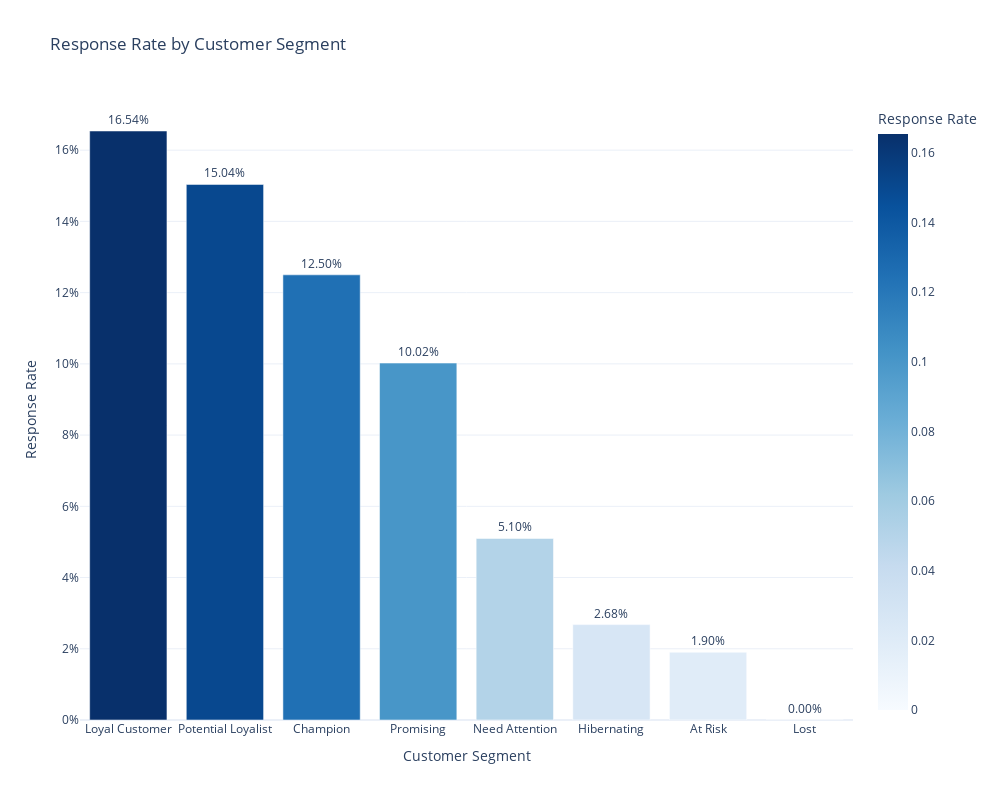

Source (notebook cell):
### Code cell
stacked = stack.reset_index()
stacked = stacked[['Customer Segment','Response_Rate']]
stack_sorted = stacked.sort_values(by='Response_Rate', ascending=False)

# Plot with Plotly
fig = px.bar(
    stack_sorted,
    x='Customer Segment',
    y='Response_Rate',
    title='Response Rate by Customer Segment',
    labels={'Response_Rate': 'Response Rate', 'Customer Segment': 'Segment'},
    text=stack_sorted['Response_Rate'].apply(lambda x: f'{x:.2%}'),
    color='Response_Rate',
    color_continuous_scale='Blues'
)

fig.update_traces(textposition='outside')

fig.update_layout(
    xaxis_title='Customer Segment',
    yaxis_title='Response Rate',
    yaxis_tickformat='.0%',  # Format y-axis as percentage
    template='plotly_white',
    width=1000,  
    height=800  
)

fig.show()

### Figure 1 — Plotly figure (JSON) as saved in the notebook; plotly's stock layout.template omitted (floating-point values rounded to 4 significant figures)
{"data": [{"alignmentgroup": "True", "hovertemplate": "Segment=%{x}<br>Response Rate=%{marker.color}<br>text=%{text}<extra></extra>", "legendgroup": "", "marker": {"color": [0.1654, 0.1504, 0.125, 0.1002, 0.05097, 0.02679, 0.01905, 0], "coloraxis": "coloraxis", "pattern": {"shape": ""}}, "name": "", "offsetgroup": "", "orientation": "v", "showlegend": false, "text": ["16.54%", "15.04%", "12.50%", "10.02%", "5.10%", "2.68%", "1.90%", "0.00%"], "textposition": "outside", "type": "bar", "x": ["Loyal Customer", "Potential Loyalist", "Champion", "Promising", "Need Attention", "Hibernating", "At Risk", "Lost"], "xaxis": "x", "y": [0.1654, 0.1504, 0.125, 0.1002, 0.05097, 0.02679, 0.01905, 0], "yaxis": "y"}], "layout": {"barmode": "relative", "coloraxis": {"colorbar": {"title": {"text": "Response Rate"}}, "colorscale": [[0, "rgb(247,251,255)"], [0.125, "rgb(222,235,247)"], [0.25, "rgb(198,219,239)"], [0.375, "rgb(158,202,225)"], [0.5, "rgb(107,174,214)"], [0.625, "rgb(66,146,198)"], [0.75, "rgb(33,113,181)"], [0.875, "rgb(8,81,156)"], [1, "rgb(8,48,107)"]]}, "height": 800, "legend": {"tracegroupgap": 0}, "title": {"text": "Response Rate by Customer Segment"}, "width": 1000, "xaxis": {"anchor": "y", "autorange": true, "domain": [0, 1], "range": [-0.5, 7.5], "title": {"text": "Customer Segment"}, "type": "category"}, "yaxis": {"anchor": "x", "autorange": true, "domain": [0, 1], "range": [0, 0.1741], "tickformat": ".0%", "title": {"text": "Response Rate"}, "type": "linear"}}}
